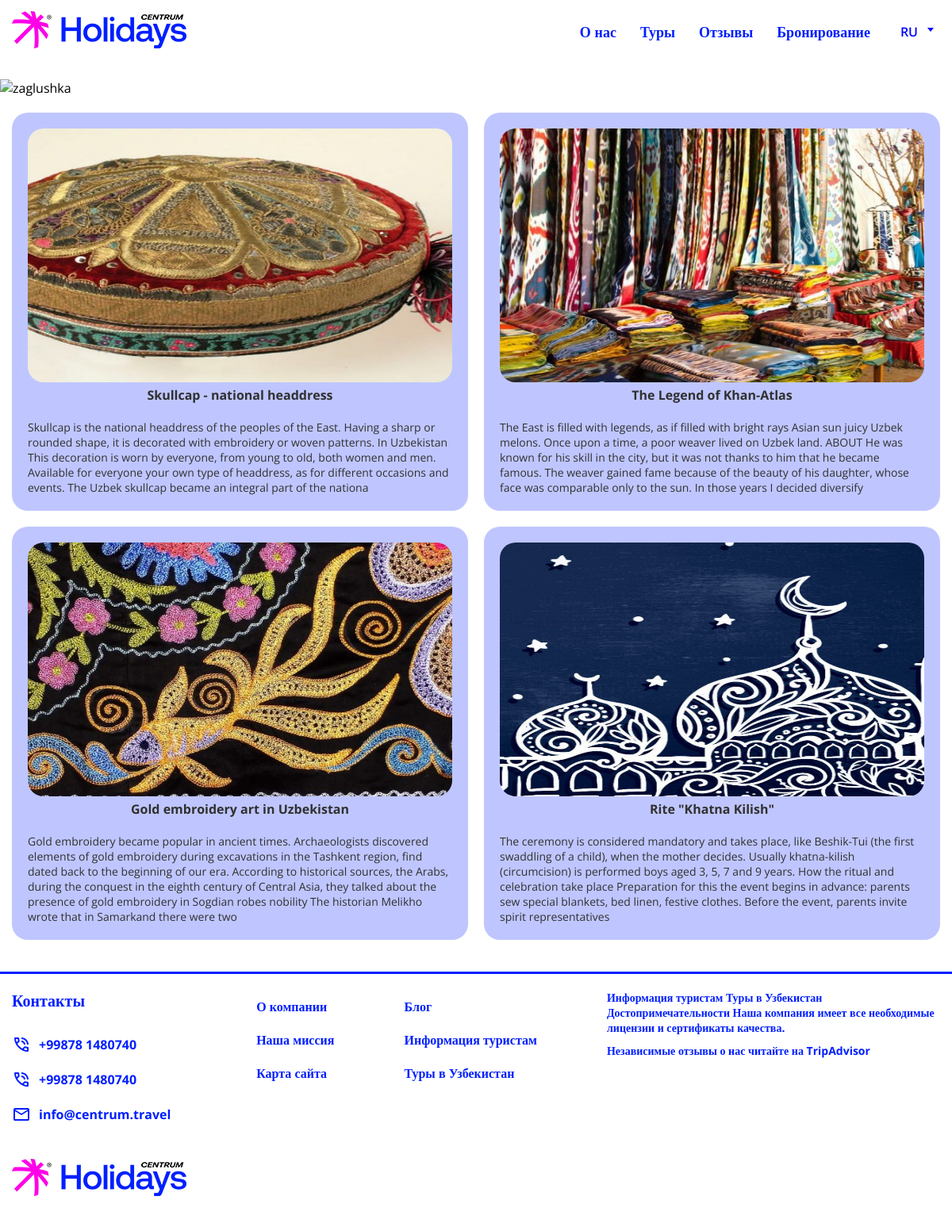
Screenshot of /blog/ with the database file from the repository.
### core/models.py (models this page shows, shortened)
class Article(models.Model):
    title = models.CharField(verbose_name='Заголовок', max_length=100)
    excerpt = models.TextField(verbose_name='Краткое описание', max_length=500)
    preview = models.ImageField(verbose_name='Заставка', upload_to='articles/')
    slug = models.SlugField(blank=True)
    class Meta:
        verbose_name = 'Статья'
        verbose_name_plural = 'Статьи'

### core/views.py (the view)
# urls.py: path('blog/', views.blog_view, name='blog'),
def blog_view(request):
    articles = models.Article.objects.all()
    context = {
        'articles': articles
    }
    return render(request, 'core/blog.html', context)

### core/templates/core/blog.html (shortened to what this page needs)
{% extends 'base.html' %}
{% load i18n %}
{% block content %}
    <main>
        <section class="blog">
            <section class="blog__content">
                <img src="https://canaan.travel/wp-content/uploads/2020/09/zaglushka.jpg" alt="zaglushka">
                <h1 class="blog__title">{% trans 'БЛОГ' %}</h1>
            </section>
            <section class="blog__items container">
                {% for article in articles %}
                    <div class="swiper-slide blog-swiper-slide blog__items-item">
                        <img src="{{ article.preview.url }}" alt="">
                        <h5 class="adventage-swiper-slide-title">{{ article.title }}</h5>
                        <p class="adventage-swiper-slide-descr">{{ article.excerpt }}</p>
                    </div>
                {% endfor %}
            </section>
        </section>
    </main>
{% endblock %}

### rows the page displays
Article: preview (picture), title "Skullcap - national headdress", excerpt "Skullcap is the national headdress of the peoples of the East. Having a sharp or rounded shape, it is decorated with embroidery or woven patterns. In Uzbekistan This decoration is worn by everyone, from young to old, both women and men. Available for everyone your own type of headdress, as for different occasions and events. The Uzbek skullcap became an integral part of the nationa"
Article: preview (picture), title "The Legend of Khan-Atlas", excerpt "The East is filled with legends, as if filled with bright rays Asian sun juicy Uzbek melons. Once upon a time, a poor weaver lived on Uzbek land. ABOUT He was known for his skill in the city, but it was not thanks to him that he became famous. The weaver gained fame because of the beauty of his daughter, whose face was comparable only to the sun. In those years I decided diversify"
Article: preview (picture), title "Gold embroidery art in Uzbekistan", excerpt "Gold embroidery became popular in ancient times. Archaeologists discovered elements of gold embroidery during excavations in the Tashkent region, find dated back to the beginning of our era. According to historical sources, the Arabs, during the conquest in the eighth century of Central Asia, they talked about the presence of gold embroidery in Sogdian robes nobility The historian Melikho wrote that in Samarkand there were two"
Article: preview (picture), title "Rite \"Khatna Kilish\"", excerpt "The ceremony is considered mandatory and takes place, like Beshik-Tui (the first swaddling of a child), when the mother decides. Usually khatna-kilish (circumcision) is performed boys aged 3, 5, 7 and 9 years. How the ritual and celebration take place Preparation for this the event begins in advance: parents sew special blankets, bed linen, festive clothes. Before the event, parents invite spirit representatives"
